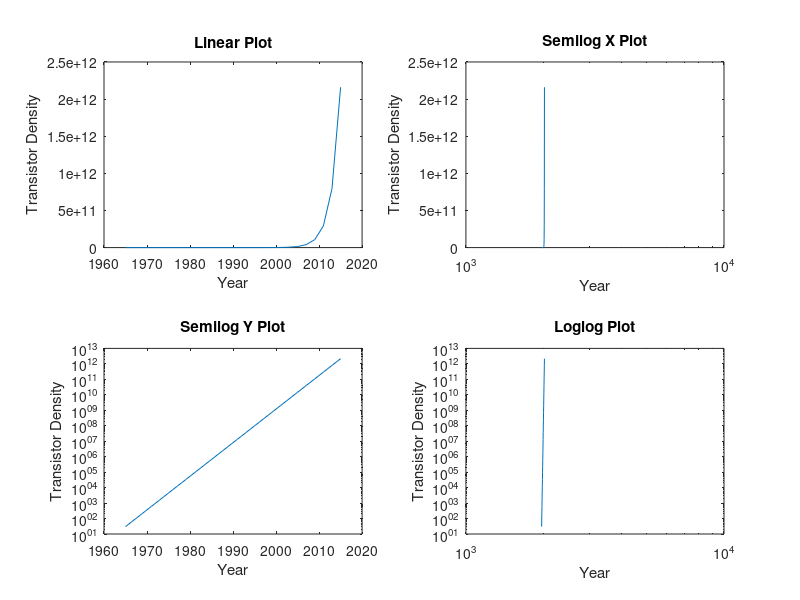

Here is the MATLAB script that generated this plot:
%Homework 3/15 Problem 3: Moore's Law

year=[1965:2:2015]; %I first define the years for use on the graph and table
t=[0:2:50]; %I define the time to use in the formula
d=30*exp(t/2); %Setting up the formula for transistor desnity
year_density=[year; d]; %Create matrix for the year and density
fprintf('Year, Transistor Density\n'); %Create labels for table
fprintf('%5.2f %3.2f\n', year_density) %Set up tale with values

%Divide into 4 subplots
%Linear Plot
subplot(2,2,1)
plot(year, d) 
%Label title and axes
title('Linear Plot'), xlabel('Year'), ylabel('Transistor Density') 

%Semilog X Plot
subplot(2,2,2)
semilogx(year, d)
%Label title and axes
title('Semilog X Plot'), xlabel('Year'), ylabel('Transistor Density')

%Semilog Y Plot
subplot(2,2,3)
semilogy(year, d)
%Label title and axes
title('Semilog Y Plot'), xlabel('Year'), ylabel('Transistor Density')

%Loglog Plot
subplot(2,2,4)
loglog(year,d)
%Label title and axes
title('Loglog Plot'), xlabel('Year'), ylabel('Transistor Density')



